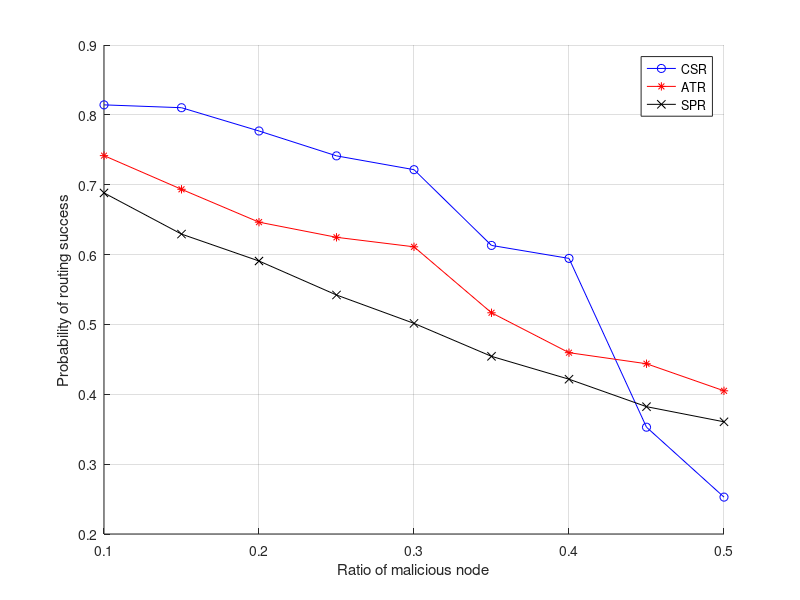
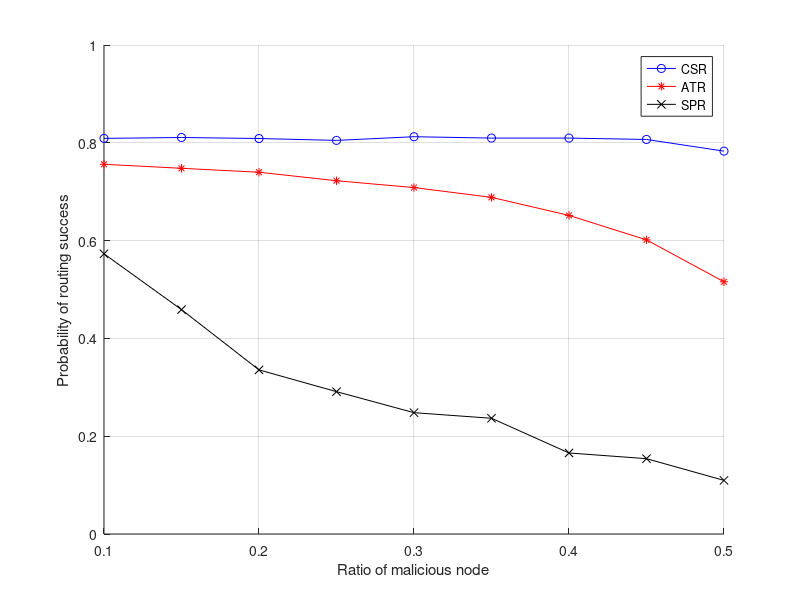

MATLAB code for these plots, in order:
%Result
%CBA case. R =500m, r =120m, packet drop = 50%
CSR_CBA_250m = [0.823537738	0.822549943	0.822470999	0.822703374	0.81550635	0.814688264	0.814291848	0.760808547	0.18455133];
AT_CBA = [0.741653229 0.693441	0.646392571	0.624720644	0.611101299	0.516674876	0.459562525	0.44373299	0.404969287];
SP_CBA = [0.688261527	0.629313222	0.590788918	0.542138525	0.501524665	0.454321564	0.421592908	0.382272694	0.36060421];
CSR_CBA_120m = [0.814309336	0.810225198	0.776925342	0.741308463	0.721542893	0.613098319	0.594509695	0.352887879	0.252809809
];





hold on;
mp = [0.1 0.15 0.2 0.25 0.3 0.35 0.4 0.45 0.5];
figure(1)

plot(mp,CSR_CBA_120m, 'b-o')
plot(mp,AT_CBA, 'r-*')
plot(mp,SP_CBA, 'k-x')
grid on
xlabel('Ratio of malicious node')
ylabel('Probability of routing success')
legend('CSR','ATR', 'SPR')







GT_BLA = [0.809037177	0.810842679	0.808784486	0.80493182	0.812432801	0.809656129	0.809669885	0.806819406	0.782981389];
AT_BLA = [0.756083818	0.747847908	0.739850551	0.722422841	0.708455977	0.688473286	0.651539701	0.601529167	0.515816248];
SP_BLA = [0.572976444343150,0.458834758225541,0.335587560261642,0.291121057435558,0.248099225995369,0.236663733187388,0.165709656438869,0.154064678687711,0.109660742321396];


mp = [0.1 0.15 0.2 0.25 0.3 0.35 0.4 0.45 0.5];
figure(2)
hold on;
plot(mp,GT_BLA, 'b-o')
plot(mp,AT_BLA, 'r-*')
plot(mp,SP_BLA, 'k-x')
grid on
xlabel('Ratio of malicious node')
ylabel('Probability of routing success')
legend('CSR','ATR','SPR')
